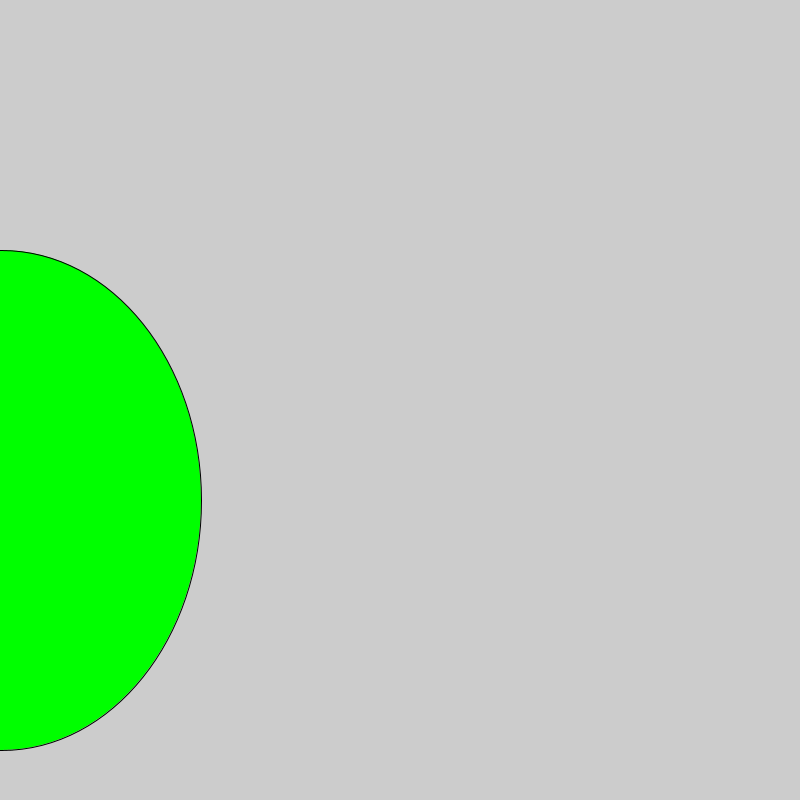
Frame 1 (no input)
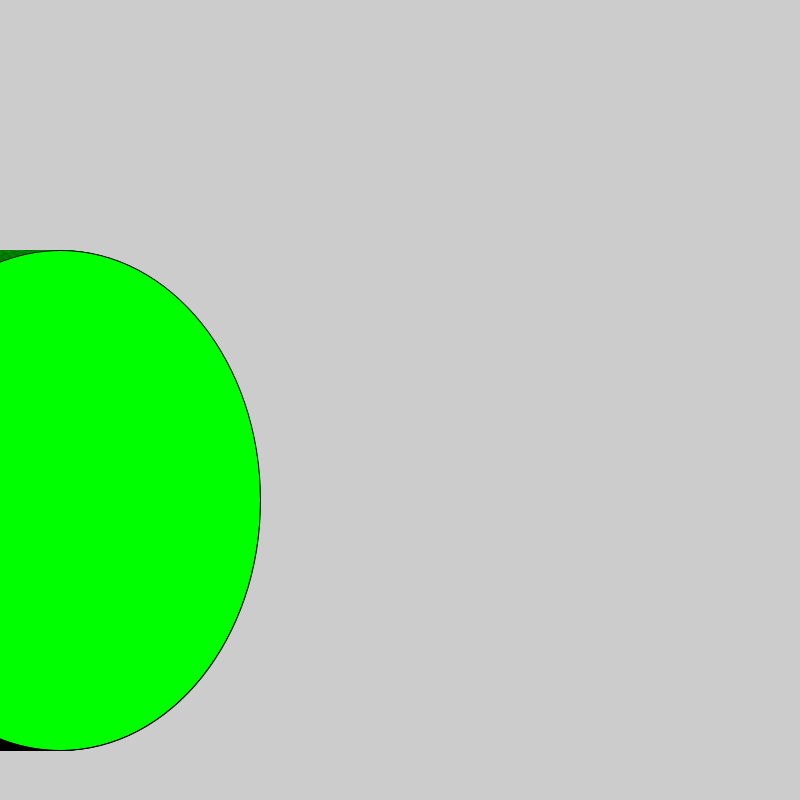
Frame 60 (the mouse pressed at the canvas centre just before this capture)
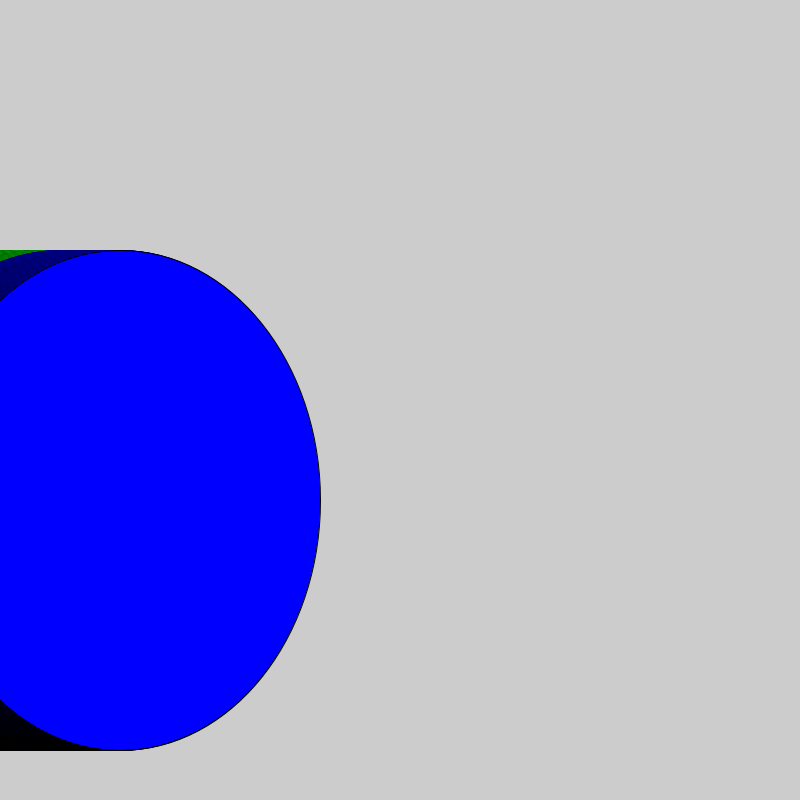
Frame 120 (the mouse held since frame 60 and released just before this capture)

The Processing sketch that drew these frames (run headless with seeded random() and noise(); from frame 60 on, the mouse is pressed at the canvas centre):

// Processing sketch: logicalDot
// ── logicalDot.pde
int x=0;

void setup(){
  
  size (800,800);
}
void draw () {
  
if(mousePressed) {
  fill(0,0,255);
  x++;
}
else{
  fill (0,255,0);
x++;
}
ellipse (x,500,400,500);
}
